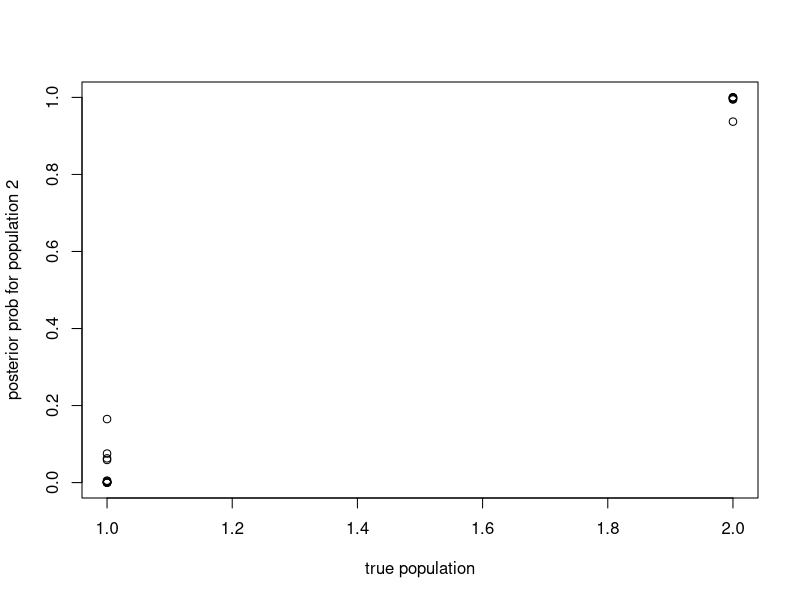
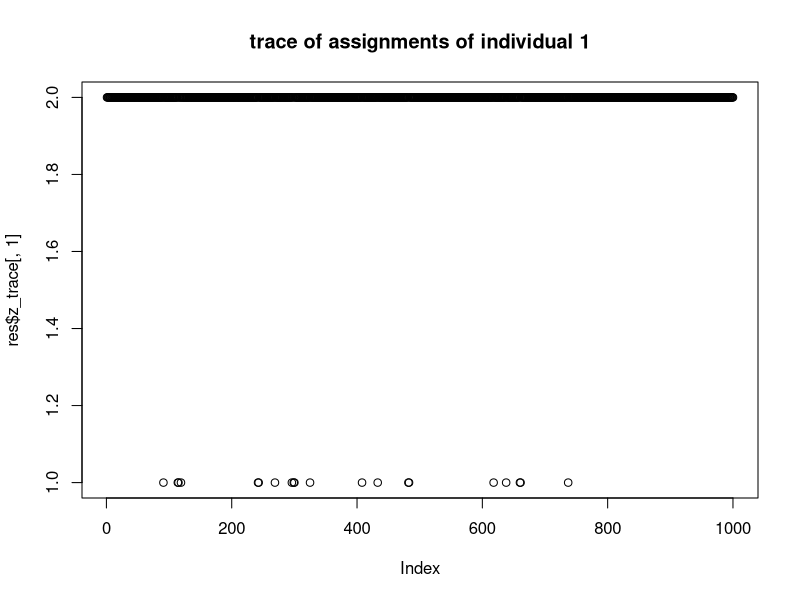
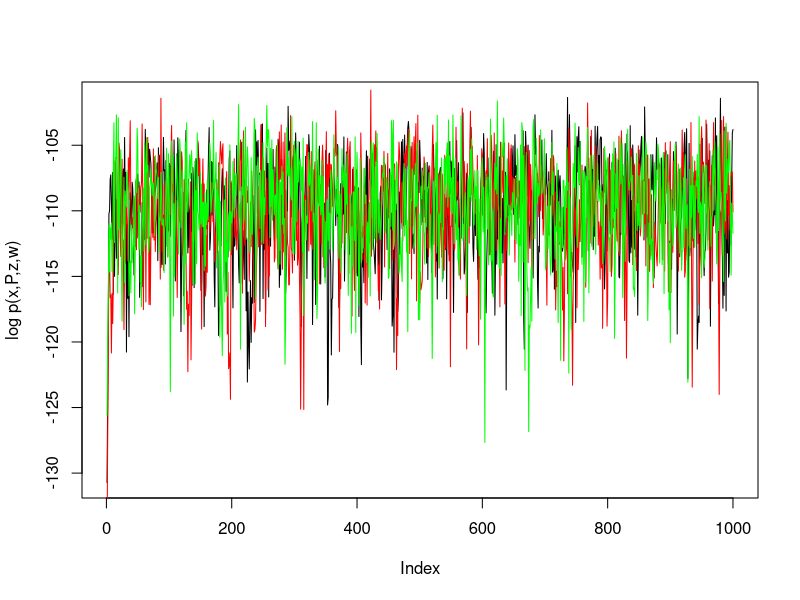

The R source for these figures, in order:
## ---- chunk 1
#' @param n number of samples
#' @param p a vector of allele frequencies
r_haploid_genotypes = function(n,p){
  R = length(p)
  x = matrix(nrow = n, ncol=R)
  for(i in 1:n){
    x[i,] = rbinom(R,rep(1,R),p)
  }
  return(x)
}
## ---- chunk 2
set.seed(123)
p = seq(0.1,0.9,length=9)
x = r_haploid_genotypes(20,p)
p
x 
## ---- chunk 3
#' @param n number of samples
#' @param P a 2 by R matrix of allele frequencies
r_simplemix = function(n,P){
  R = ncol(P) # number of loci
  z = rep(0,n) # used to store population of origin of each individual
  x = matrix(nrow = n, ncol=R) #used to store genotypes
  
  for(i in 1:n){
    z[i] = sample(1:2, size=1, prob=c(0.5,0.5))
    x[i,] = r_haploid_genotypes(1,P[z[i],])
  }
  return(list(x=x,z=z))
}
## ---- chunk 4
set.seed(123)
P = rbind(p,1-p)
print(P)
sim = r_simplemix(n=20,P)
## ---- chunk 5
print(cbind(z=sim$z,sim$x))
## ---- chunk 6
#' @param n number of samples
#' @param P a 2 by R matrix of allele frequencies
#' @param w a w-vector of component prior probabilities
r_simplemix = function(n,P,w=c(0.5,0.5)){
  R = ncol(P) # number of loci
  z = rep(0,n) # used to store population of origin of each individual
  x = matrix(nrow = n, ncol=R) #used to store genotypes
  
  for(i in 1:n){
    z[i] = sample(1:2, size=1, prob=w)
    x[i,] = r_haploid_genotypes(1,P[z[i],])
  }
  return(list(x=x,z=z))
}
## ---- chunk 7
#' Compute the likelihood for allele frequences p given genotype data x
#' @param p an R vector of allele frequencies
#' @param x an R vector of genotypes
likelihood = function(p,x){
  return(prod(p^x*(1-p)^(1-x)))
}

#' normalize a vector, x, so it's elements sum to 1
#' @param x a vector
normalize = function(x){x/sum(x)}

#' Compute posterior assignment probabilities
#' @param x an n by R matrix of genotypes
#' @param P a 2 by R matrix of allele frequencies
#' @param w a 2-vector of prior probabilities
posterior_prob_assignment=function(x,P,w){
  n = nrow(x)
  K = length(w)
  post = matrix(nrow=n, ncol=K) # to store the posterior probabilities
  lik = rep(0,K) # a vector to store the likelihoods
  for(i in 1:n){
    for(k in 1:K){
      lik[k] = likelihood(P[k,],x[i,])
    }
    post[i,] = normalize(lik*w)
  }
  return(post)
}
## ---- chunk 8
set.seed(123)
sim = r_simplemix(n=20,P)
posterior = posterior_prob_assignment(sim$x,P,w=c(0.5,0.5))
plot(sim$z,posterior[,2],xlab="true population", ylab="posterior prob for population 2")
## ---- chunk 9
#' Compute the posterior parameters for allele frequencies given genotypes 
#' and population labels
#' @param x an n by R matrix of genotypes
#' @param z an n vector of population assignments
#' @param a a 2-vector of prior parameters
posterior_param_allele_frequencies=function(x,z,a){
 K = 2
 R = ncol(x)
 post_param = array(dim=c(2,K,R))
 for(k in 1:K){
   for(r in 1:R){
     number_of_ones = sum(x[z==k,r]) #number of 1s observed at locus r in population k
     total = sum(z==k) # how many individuals in population k
     post_param[,k,r] = a + c(number_of_ones, total - number_of_ones)
   }
 }
 return(post_param)
}
## ---- chunk 10
set.seed(123)
sim = r_simplemix(n=20,P)
posterior_param = posterior_param_allele_frequencies(sim$x,sim$z,a = c(1,1))
posterior_param[,1,] # these should be the posterior parameters for population 1
posterior_param[,2,] # these should be the posterior parameters for population 2
## ---- chunk 11
#' Simulate new values for the population assignments from their full conditional distribution
#' @param x an n by R matrix of genotypes
#' @param P a 2 by R matrix of allele frequencies
#' @param w a 2-vector of prior probabilities
newZ_gibbs <- function(x, P, w) {
    K <- nrow(P)
    n <- nrow(x)
    
    # get the full conditionals
    zprobs <- posterior_prob_assignment(x, P, w)  # makes a matrix of probabilities
    
    newZ <- rep(NA, n)
    
    for (i in 1:n) {
      newZ[i] <- sample(1:K, size = 1, prob = zprobs[i,])   # simulate new Z's from the zprobs
    }
    
    newZ
}
## ---- chunk 12
set.seed(123)
sim = r_simplemix(n=20,P)
newZ <- newZ_gibbs(sim$x, P, w = c(0.5, 0.5))

# here is the original value
sim$z
# here is the new value
newZ
## ---- chunk 13
#' Simulate new values for the allele frequencies 
#' @param x an n by R matrix of genotypes
#' @param z an n vector of population assignments
#' @param a a 2-vector of prior parameters
newP_gibbs <- function(x,z,a = c(1,1)) {
  
  # compute the beta parameters for the full conditionals of P
  p_params <- posterior_param_allele_frequencies(x, z, a)
  
  R <- ncol(x)  # number of loci
  K <- 2

  # prepare a matrix for output
  newP <- matrix(nrow = 2, ncol = R)
  
  # simulate beta random variables to fill the P matrix
  for(r in 1:R) {
    for(k in 1:K) {
    
    # get the beta parameters for population k
    par1 <- p_params[1,k,r]
    par2 <- p_params[2,k,r]
    
    # simulate a new value from a beta distribution
    newP[k,r] <- rbeta(1, par1, par2)
    }
  }
  
  newP
}
## ---- chunk 14
set.seed(123)
sim = r_simplemix(n=20,P)
newP <- newP_gibbs(sim$x, sim$z, a = c(1,1))

# here is the original value
P
# here is the new value
newP
## ---- chunk 15
# do mcmc by Gibbs sampling for Z and P
#' @param x an n by R matrix of genotypes
#' @param a a 2-vector of prior parameters for the allele frequencies
#' @param w a 2-vector of mixing proportions assumed to be (0.5, 0.5)
#' @param nIter the number of sweeps (updates of both Z and P) of the chain to perform
mcmc_gibbs_Z_and_P <- function(
  x, 
  a = c(1, 1), 
  w=c(0.5, 0.5), 
  nIter = 500
) {
  
  n <- nrow(x)
  R <- ncol(x)
  K <- 2
  
  # we need to have an initial value for the Z's.  Just sample it, randomly from w
  z <- sample(1:2, size = n, replace = TRUE, prob = w)
  
  # cycle over the sweeps
  for (rep in 1:nIter) {
    
    # Gibbs update for P
    P <- newP_gibbs(x, z, a)
    
    # Gibbs update for z
    z <- newZ_gibbs(x, P, w)
    
    # For now, just print the current values
    # print z
    print(paste("Z: rep =", rep))
    print(z)
    
    # print P
    print(paste("P: rep =", rep))
    print(P)
  }
}
## ---- chunk 16
set.seed(123)
sim = r_simplemix(n=20,P)

# now, given only the genotypes x, the allele frequency prior parameters a,
# and assuming mixing proportions of w = c(0.5, 0.5), we can run a Markov chain
# that samples from the posterior distribution of Z, and P.

# Print the true values of z and P from the simulated data:
sim$z
P

# Currently, the function just prints the values of Z and P each iteration.
# Just run it for 10 iterations
mcmc_gibbs_Z_and_P(sim$x, nIter = 10)
## ---- chunk 17
#' Simulate new values for the component proportions 
#' @param z an n vector of population assignments
#' @param b a 2-vector of prior parameters
newW_gibbs <- function(z,b = c(1,1)) {
  n1 = sum(z==1)
  n2 = sum(z==2)
  w = rbeta(1,shape1 = b[1]+n1, shape2 = b[2]+n2)
  return(c(w,1-w))
}
## ---- chunk 18
# do mcmc by Gibbs sampling for Z and P and W
#' @param x an n by R matrix of genotypes
#' @param a a 2-vector of prior parameters for the allele frequencies
#' @param b a 2-vector of prior parameters for the mixing proportions
#' @param nIter the number of sweeps (updates of both Z and P) of the chain to perform
mcmc_gibbs_Z_and_P_and_W <- function(
  x, 
  a = c(1, 1), 
  b = c(1, 1), 
  nIter = 500
) {
  
  n <- nrow(x)
  R <- ncol(x)
  K <- 2
  
  # initialize w
  w <- c(0.5,0.5)
  
  # we need to have an initial value for the Z's.  Just sample it, randomly from w
  z <- sample(1:2, size = n, replace = TRUE, prob = w)
  
  # store z every iteration for final output
  z_trace <- matrix(NA,nrow=nIter, ncol=n)
  
  # cycle over the sweeps
  for (rep in 1:nIter) {
    
    # Gibbs update for P
    P <- newP_gibbs(x, z, a)
    
    # Gibbs update for z
    z <- newZ_gibbs(x, P, w)
    
    # Gibbs update for z
    w <- newW_gibbs(z, b)
    
    # store z
    z_trace[rep,] = z
    
  }
  return(list(P=P,z=z,w=w, z_trace = z_trace))
}
## ---- chunk 19
set.seed(123)
sim = r_simplemix(n=20,P)

# now, given only the genotypes x, the allele frequency prior parameters a,
# and assuming mixing proportions of w = c(0.5, 0.5), we can run a Markov chain
# that samples from the posterior distribution of Z, and P.

# Print the true values of z and P from the simulated data:
sim$z
P

# Just run it for 10 iterations
res = mcmc_gibbs_Z_and_P_and_W(sim$x, nIter = 10)
res$z
res$w

# When I ran 10 iterations it was not enough... so I tried 100
res = mcmc_gibbs_Z_and_P_and_W(sim$x, nIter = 100)
res$z
res$w
table(res$z,sim$z) # note the label-switching....
## ---- chunk 20
res = mcmc_gibbs_Z_and_P_and_W(sim$x, nIter = 1000)
plot(res$z_trace[,1], main="trace of assignments of individual 1")
post_assignment_prob_pop2 <- colMeans(res$z_trace==2)
post_mode_z = 1+ (post_assignment_prob_pop2>0.5)
table(post_mode_z,sim$z)
## ---- chunk 21
#' @param x an R vector of data (single genotype)
#' @param p an R vector of allele frequencies
#' @return the log-likelihood for a single individual given the allele frequencies in its population
log_pr_x_given_p = function(x,p){
  return(sum(x*log(p)+(1-x)*log(1-p)))
}


# Compute the log of the target distribution p(x,z,P,w | a,b)
#' @param x an n by R matrix of genotypes
#' @param z an n vector of population assignments
#' @param P a 2 by R matrix of allele frequencies
#' @param w a 2-vector of population proportions
#' @param a a 2-vector of prior parameters for the allele frequencies
#' @param b a 2-vector of prior parameters for the mixing proportions
log_pi = function(x,z,P,w,a,b){
  n = nrow(x)
 
  log_prior_z = sum(ifelse(z==1, log(w[1]), log(w[2])))
  log_prior_P = sum(dbeta(P,shape1=a[1], shape2=a[2],log=TRUE))
  log_prior_w = dbeta(w[1],b[1],b[2])
  
  # now compute the term log Pr(x | z,P) by summing over individuals
  loglik = 0
  for(i in 1:n){
    loglik = loglik + log_pr_x_given_p(x[i,],P[z[i],])
  }
  
  return(loglik+log_prior_z+log_prior_P+log_prior_w)
}
## ---- chunk 22
# do mcmc by Gibbs sampling for Z and P and W
#' @param x an n by R matrix of genotypes
#' @param a a 2-vector of prior parameters for the allele frequencies
#' @param b a 2-vector of prior parameters for the mixing proportions
#' @param nIter the number of sweeps (updates of both Z and P) of the chain to perform
mcmc_gibbs_Z_and_P_and_W <- function(
  x, 
  a = c(1, 1), 
  b = c(1, 1), 
  nIter = 500
) {
  
  n <- nrow(x)
  R <- ncol(x)
  K <- 2
  
  # initialize w
  w <- c(0.5,0.5)
  
  # we need to have an initial value for the Z's.  Just sample it, randomly from w
  z <- sample(1:2, size = n, replace = TRUE, prob = w)
  
  # store z every iteration for final output
  z_trace <- matrix(NA,nrow=nIter, ncol=n)
  
  log_pi_trace <- rep(NA,nIter)
  
  # cycle over the sweeps
  for (rep in 1:nIter) {
    
    # Gibbs update for P
    P <- newP_gibbs(x, z, a)
    
    # Gibbs update for z
    z <- newZ_gibbs(x, P, w)
    
    # Gibbs update for z
    w <- newW_gibbs(z, b)
    
    # store z
    z_trace[rep,] = z
    log_pi_trace[rep] = log_pi(x,z,P,w,a,b)
  }
  return(list(P=P,z=z,w=w, z_trace = z_trace, log_pi_trace=log_pi_trace))
}
## ---- chunk 23
set.seed(123)
sim = r_simplemix(n=20,P)
res1 = mcmc_gibbs_Z_and_P_and_W(sim$x, nIter = 1000)
res2 = mcmc_gibbs_Z_and_P_and_W(sim$x, nIter = 1000)
res3 = mcmc_gibbs_Z_and_P_and_W(sim$x, nIter = 1000)
plot(res1$log_pi_trace, ylab="log p(x,P,z,w)", type="l",col="black")
lines(res2$log_pi_trace,col="red")
lines(res3$log_pi_trace,col="green")
